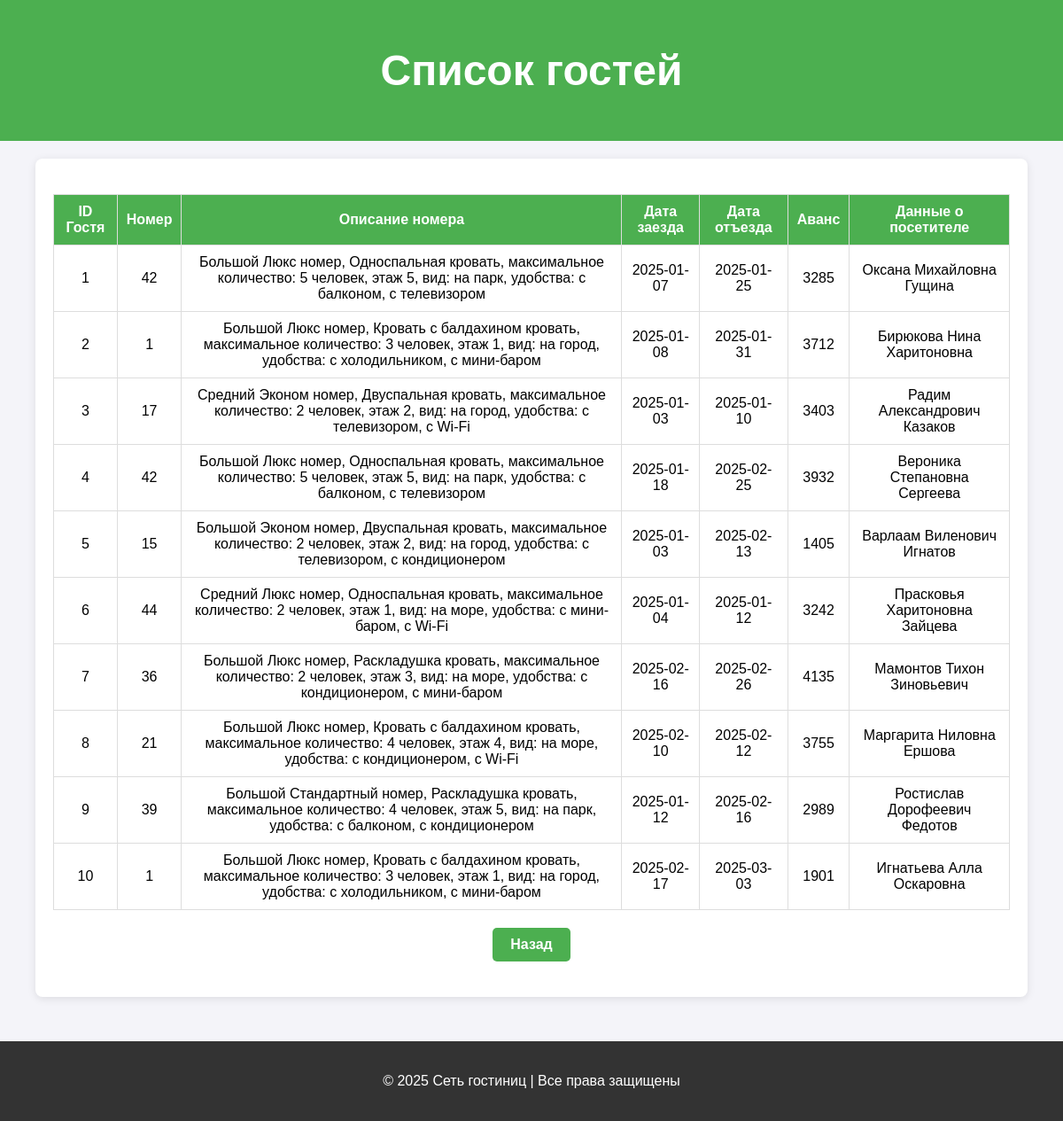
Screenshot of /guests_list with the database file from the repository.
### tables this page shows
CREATE TABLE guests (
                        id INTEGER PRIMARY KEY AUTOINCREMENT,
                        hotel_id INTEGER,
                        room_id INTEGER,
                        check_in_date TEXT,
                        check_out_date TEXT,
                        prepayment INTEGER,
                        visitor_info TEXT,
                        FOREIGN KEY (room_id) REFERENCES rooms(id),
                        FOREIGN KEY (hotel_id) REFERENCES hotels(id)
                      );

CREATE TABLE rooms (
                        id INTEGER PRIMARY KEY AUTOINCREMENT,
                        hotel_id INTEGER,
                        description TEXT,
                        places INTEGER,
                        price_per_day INTEGER,
                        status TEXT,
                        FOREIGN KEY (hotel_id) REFERENCES hotels(id)
                      );

### app.py (the view)
@app.route('/guests_list')
def guests_list():
    conn = get_db()
    cursor = conn.cursor()
    cursor.execute('''
        SELECT g.id, r.id as room_id, g.check_in_date, g.check_out_date,
        g.prepayment, g.visitor_info, r.description
        FROM guests g
        JOIN rooms r ON g.room_id = r.id
    ''')
    guests = cursor.fetchall()
    conn.close()
    return render_template('guests_list.html', guests=guests)

### app.py (called while the page is built)
def get_db():
    conn = sqlite3.connect('hotel.db')
    conn.row_factory = sqlite3.Row
    return conn

### templates/guests_list.html (shortened to what this page needs)
<!DOCTYPE html>
<html lang="ru">
<head>
</head>
<body>
    <header>
        <h1>Список гостей</h1>
    </header>
    <div class="container">
        <table>
            <thead>
                <tr>
                    <th>ID Гостя</th>
                    <th>Номер</th>
                    <th>Описание номера</th>
                    <th>Дата заезда</th>
                    <th>Дата отъезда</th>
                    <th>Аванс</th>
                    <th>Данные о посетителе</th>
                </tr>
            </thead>
            <tbody>
                {% for guest in guests %}
                <tr>
                    <td>{{ guest[0] }}</td>
                    <td>{{ guest[1] }}</td>
                    <td>{{ guest[6] }}</td>
                    <td>{{ guest[2] }}</td>
                    <td>{{ guest[3] }}</td>
                    <td>{{ guest[4] }}</td>
                    <td>{{ guest[5] }}</td>
                </tr>
                {% endfor %}
            </tbody>
        </table>
        <div class="back-link-container">
            <a href="{{ url_for('index') }}" class="back-link">Назад</a>
        </div>
    </div>
    <footer>
        <p>&copy; 2025 Сеть гостиниц | Все права защищены</p>
    </footer>
</body>
</html>

### templates/guests_list.html (style rules this page uses)
body { font-family: Arial, sans-serif; background-color: #f4f4f9; margin: 0; padding: 0; }
header { background-color: #4CAF50; color: white; text-align: center; padding: 20px; font-size: 24px; }
.container { width: 90%; max-width: 1200px; margin: 20px auto; padding: 20px; background-color: white; border-radius: 8px; box-shadow: 0 2px 10px rgba(0, 0, 0, 0.1); }
table { width: 100%; border-collapse: collapse; margin-top: 20px; }
table th, table td { padding: 10px; text-align: center; border: 1px solid #ddd; }
table th { background-color: #4CAF50; color: white; }
.back-link-container { text-align: center; margin: 20px 0; }
.back-link { display: inline-block; padding: 10px 20px; background-color: #4CAF50; color: white; text-decoration: none; border-radius: 5px; font-weight: bold; transition: background-color 0.3s; }
footer { background-color: #333; color: white; text-align: center; padding: 20px; margin-top: 50px; }

### rows the page displays
guests: id "1", guest "42", description "Большой Люкс номер, Односпальная кровать, максимальное количество: 5 человек, этаж 5, вид: на парк, удобства: с балконом, с телевизором", check_in_date "2025-01-07", check_out_date "2025-01-25", prepayment "3285", visitor_info "Оксана Михайловна Гущина"
guests: id "2", guest "1", description "Большой Люкс номер, Кровать с балдахином кровать, максимальное количество: 3 человек, этаж 1, вид: на город, удобства: с холодильником, с мини-баром", check_in_date "2025-01-08", check_out_date "2025-01-31", prepayment "3712", visitor_info "Бирюкова Нина Харитоновна"
guests: id "3", guest "17", description "Средний Эконом номер, Двуспальная кровать, максимальное количество: 2 человек, этаж 2, вид: на город, удобства: с телевизором, с Wi-Fi", check_in_date "2025-01-03", check_out_date "2025-01-10", prepayment "3403", visitor_info "Радим Александрович Казаков"
guests: id "4", guest "42", description "Большой Люкс номер, Односпальная кровать, максимальное количество: 5 человек, этаж 5, вид: на парк, удобства: с балконом, с телевизором", check_in_date "2025-01-18", check_out_date "2025-02-25", prepayment "3932", visitor_info "Вероника Степановна Сергеева"
guests: id "5", guest "15", description "Большой Эконом номер, Двуспальная кровать, максимальное количество: 2 человек, этаж 2, вид: на город, удобства: с телевизором, с кондиционером", check_in_date "2025-01-03", check_out_date "2025-02-13", prepayment "1405", visitor_info "Варлаам Виленович Игнатов"
guests: id "6", guest "44", description "Средний Люкс номер, Односпальная кровать, максимальное количество: 2 человек, этаж 1, вид: на море, удобства: с мини-баром, с Wi-Fi", check_in_date "2025-01-04", check_out_date "2025-01-12", prepayment "3242", visitor_info "Прасковья Харитоновна Зайцева"
guests: id "7", guest "36", description "Большой Люкс номер, Раскладушка кровать, максимальное количество: 2 человек, этаж 3, вид: на море, удобства: с кондиционером, с мини-баром", check_in_date "2025-02-16", check_out_date "2025-02-26", prepayment "4135", visitor_info "Мамонтов Тихон Зиновьевич"
guests: id "8", guest "21", description "Большой Люкс номер, Кровать с балдахином кровать, максимальное количество: 4 человек, этаж 4, вид: на море, удобства: с кондиционером, с Wi-Fi", check_in_date "2025-02-10", check_out_date "2025-02-12", prepayment "3755", visitor_info "Маргарита Ниловна Ершова"
guests: id "9", guest "39", description "Большой Стандартный номер, Раскладушка кровать, максимальное количество: 4 человек, этаж 5, вид: на парк, удобства: с балконом, с кондиционером", check_in_date "2025-01-12", check_out_date "2025-02-16", prepayment "2989", visitor_info "Ростислав Дорофеевич Федотов"
guests: id "10", guest "1", description "Большой Люкс номер, Кровать с балдахином кровать, максимальное количество: 3 человек, этаж 1, вид: на город, удобства: с холодильником, с мини-баром", check_in_date "2025-02-17", check_out_date "2025-03-03", prepayment "1901", visitor_info "Игнатьева Алла Оскаровна"
